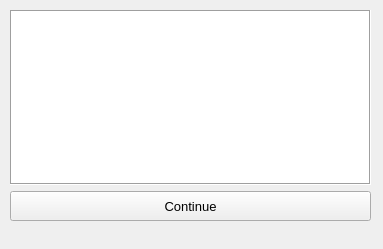
<?xml version="1.0" encoding="UTF-8"?>
<ui version="4.0">
 <class>errorwindow</class>
 <widget class="QDockWidget" name="errorwindow">
  <property name="geometry">
   <rect>
    <x>0</x>
    <y>0</y>
    <width>383</width>
    <height>249</height>
   </rect>
  </property>
  <property name="sizePolicy">
   <sizepolicy hsizetype="Fixed" vsizetype="Fixed">
    <horstretch>0</horstretch>
    <verstretch>0</verstretch>
   </sizepolicy>
  </property>
  <property name="font">
   <font>
    <pointsize>10</pointsize>
    <bold>false</bold>
   </font>
  </property>
  <property name="windowTitle">
   <string>Error!!!</string>
  </property>
  <widget class="QWidget" name="dockWidgetContents">
   <widget class="QWidget" name="">
    <property name="geometry">
     <rect>
      <x>10</x>
      <y>10</y>
      <width>361</width>
      <height>211</height>
     </rect>
    </property>
    <layout class="QVBoxLayout" name="verticalLayout_2">
     <property name="sizeConstraint">
      <enum>QLayout::SetNoConstraint</enum>
     </property>
     <item>
      <layout class="QVBoxLayout" name="verticalLayout">
       <property name="sizeConstraint">
        <enum>QLayout::SetNoConstraint</enum>
       </property>
       <item>
        <widget class="QTextBrowser" name="error_text">
         <property name="frameShape">
          <enum>QFrame::Box</enum>
         </property>
         <property name="textInteractionFlags">
          <set>Qt::NoTextInteraction</set>
         </property>
        </widget>
       </item>
      </layout>
     </item>
     <item>
      <layout class="QHBoxLayout" name="horizontalLayout">
       <item>
        <widget class="QPushButton" name="continue_button">
         <property name="sizePolicy">
          <sizepolicy hsizetype="Preferred" vsizetype="Preferred">
           <horstretch>0</horstretch>
           <verstretch>0</verstretch>
          </sizepolicy>
         </property>
         <property name="minimumSize">
          <size>
           <width>0</width>
           <height>30</height>
          </size>
         </property>
         <property name="text">
          <string>Continue</string>
         </property>
        </widget>
       </item>
      </layout>
     </item>
    </layout>
   </widget>
  </widget>
 </widget>
 <resources/>
 <connections/>
</ui>
